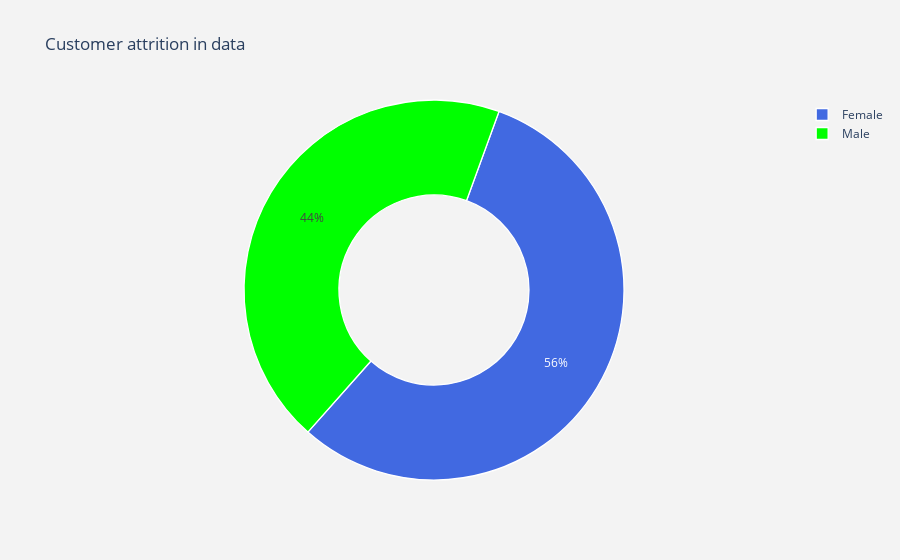

Notebook code for this chart:
### Code cell
lab = dataset["Gender"].value_counts().keys().tolist()
val = dataset["Gender"].value_counts().values.tolist()

trace = go.Pie(labels = lab ,
               values = val ,
               marker = dict(colors =  [ 'royalblue' ,'lime'],
                             line = dict(color = "white",
                                         width =  1.3)
                            ),
               rotation = 20,
               hoverinfo = "label+value+text",
               hole = .5
              )
layout = go.Layout(dict(title = "Customer attrition in data",
                        plot_bgcolor  = "rgb(243,243,243)",
                        paper_bgcolor = "rgb(243,243,243)",
                       )
                  )

data = [trace]
fig = go.Figure(data = data, layout = layout)
py.iplot(fig)

### Figure 1 — Plotly figure (JSON) as saved in the notebook; plotly's stock layout.template omitted (floating-point values rounded to 4 significant figures)
{"data": [{"hole": 0.5, "hoverinfo": "label+value+text", "labels": ["Female", "Male"], "marker": {"colors": ["royalblue", "lime"], "line": {"color": "white", "width": 1.3}}, "rotation": 20, "type": "pie", "values": [112, 88]}], "layout": {"paper_bgcolor": "rgb(243,243,243)", "plot_bgcolor": "rgb(243,243,243)", "title": {"text": "Customer attrition in data"}}}
